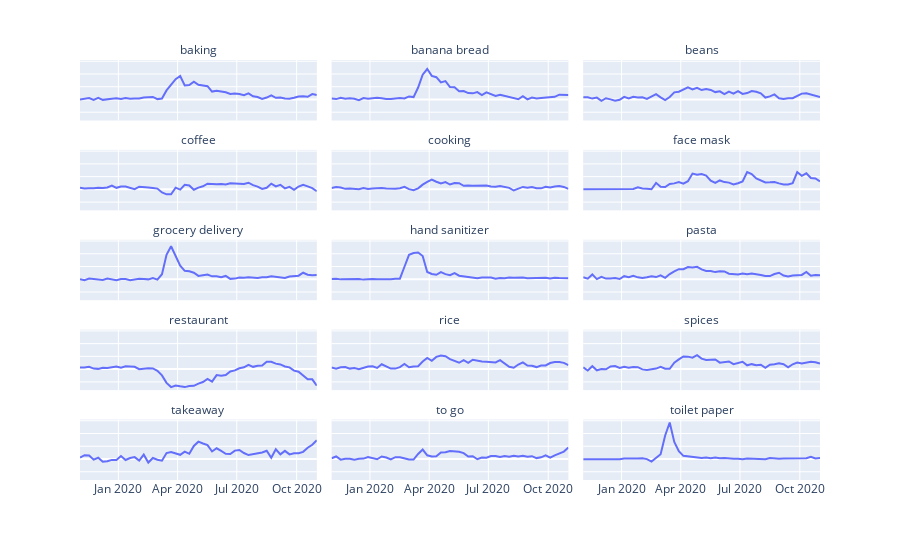

Write notebook code for a chart like this one.
### Code cell
import plotly.graph_objects as go
from plotly.colors import n_colors
import numpy as np
import plotly.express as px

fig = px.line(trends_df_agg, x='date', y='orig_score_difference',
                facet_col='display_term', facet_col_wrap=3)
fig.for_each_annotation(lambda a: a.update(text=a.text.split("=")[-1]))
fig.update_yaxes(title=None, showticklabels=False)
fig.update_xaxes(title=None)
fig.update_traces(hovertemplate="<b>baking</b><br>%{x}<br>Score Difference from Previous Year: %{y}<extra></extra>")
fig.show()


print("plotly express hovertemplate:", fig.data[0].hovertemplate)
